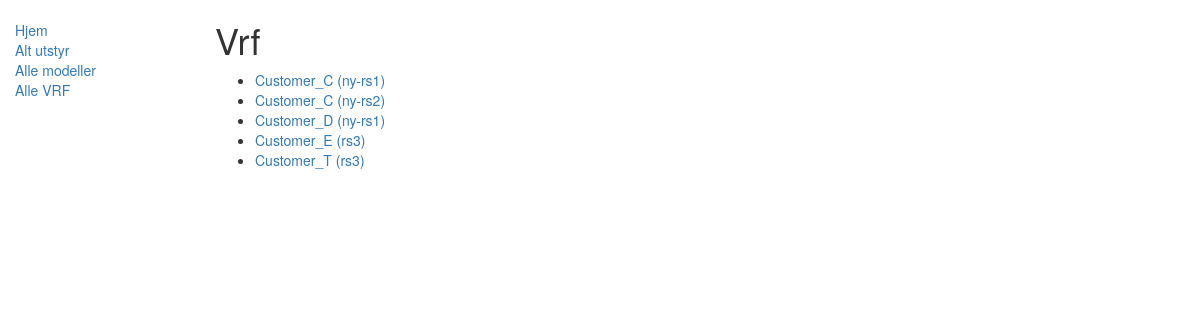
The page /prov/vrf on the database its author committed.
### prov/models.py (models this page shows, shortened)
class Vrf(models.Model):
    name = models.CharField(max_length=200, help_text="Enter name of the vrf")
    equipment = models.ForeignKey('Equipment', on_delete=models.CASCADE, null=True, help_text="Equip VRF is connected to")
    loopback = models.CharField(max_length=200, help_text="Enter loopback addr, eg 1.1.1.1/32")
    linknet = models.CharField(max_length=200, help_text="Enter linknet addr, eg 1.1.1.1/31")
    def get_absolute_url(self):
        return reverse('vrf-detail', args=[str(self.id)])
    class Meta:
        ordering = ['name']

class Equipment(models.Model):
    name = models.CharField(max_length=200, help_text="Enter name of the equipment")
    playbook = models.ForeignKey('Playbook', on_delete=models.SET_NULL, null=True)
    inventory = models.ForeignKey('Inventory', on_delete=models.SET_NULL, null=True)
    os = models.ForeignKey('Os', on_delete=models.SET_NULL, null=True)
    equip_model = models.ForeignKey('Emodel', on_delete=models.SET_NULL, null=True)
    def __str__(self):
        return self.name
    class Meta:
        ordering = ['name']

### prov/views.py (the view)
# urls.py: path('vrf', views.VrfListView.as_view(), name='vrf'),
class VrfListView(generic.ListView):
    model = Vrf
    paginate_by = 10

### prov/templates/prov/vrf_list.html
{% extends "base_generic.html" %}
{% block content %}
    <h1>Vrf</h1>
    {% if vrf_list %}
    <ul>
      {% for vrf in vrf_list %}
      <li>
        <a href="{{ vrf.get_absolute_url }}">{{ vrf.name }} ({{ vrf.equipment }})</a>
      </li>
      {% endfor %}
    </ul>
    {% else %}
      <p>There are no vrf in the database.</p>
    {% endif %}
{% endblock %}

### rows shown on the page
Vrf: name "Customer_C", equipment "ny-rs1"
Vrf: name "Customer_C", equipment "ny-rs2"
Vrf: name "Customer_D", equipment "ny-rs1"
Vrf: name "Customer_E", equipment "rs3"
Vrf: name "Customer_T", equipment "rs3"
